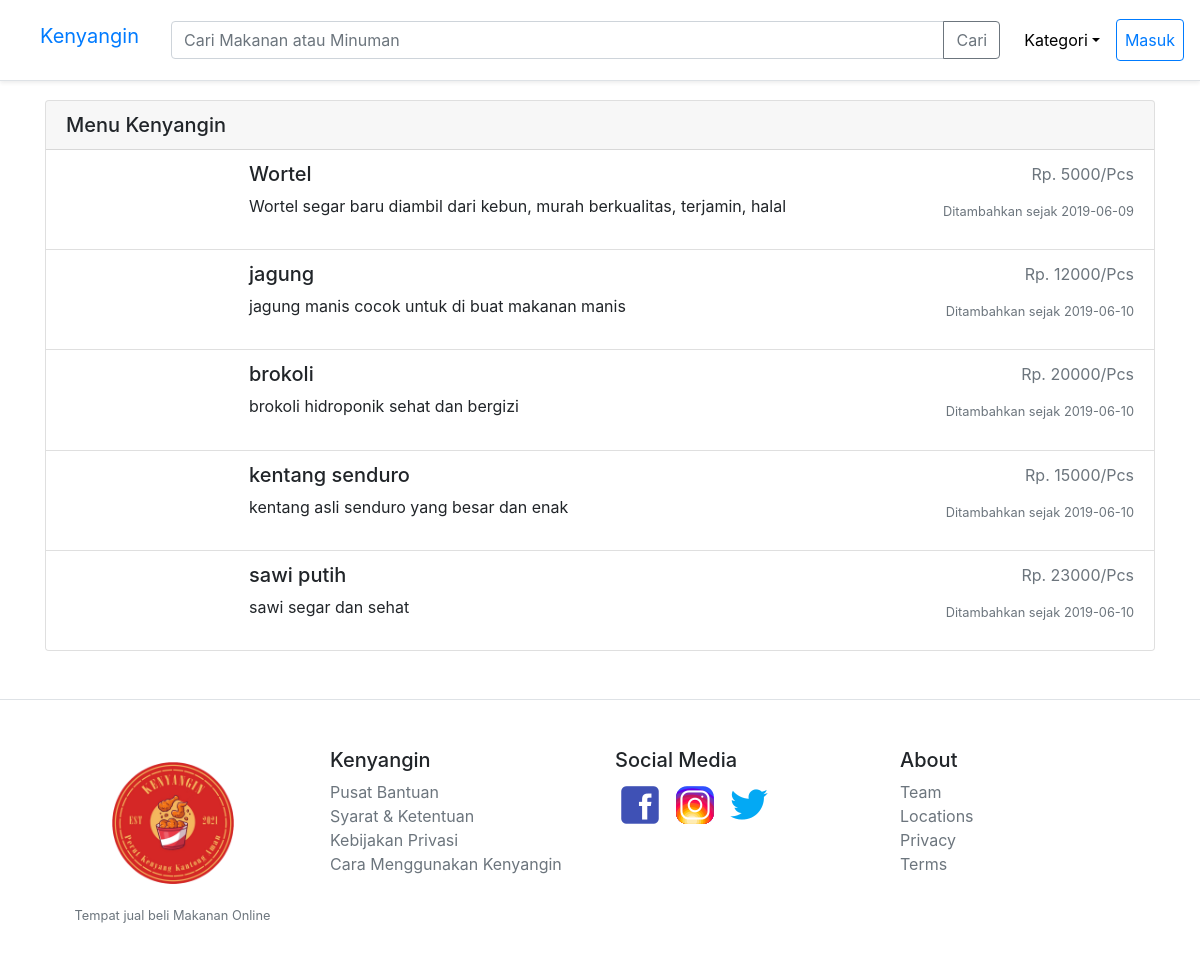
The app's page /kategori/makanan with its own data.
### tables this page shows
CREATE TABLE `barang` (
  `id` int(11) NOT NULL,
  `id_user` int(11) NOT NULL,
  `id_kategori` int(11) NOT NULL,
  `nama` varchar(50) NOT NULL,
  `harga` int(11) NOT NULL,
  `stok` double NOT NULL,
  `deskripsi` text NOT NULL,
  `created_at` date NOT NULL,
  `foto1` text NOT NULL,
  `foto2` text NOT NULL,
  `foto3` text NOT NULL,
  `foto4` text NOT NULL,
  `foto5` text NOT NULL,
  `foto6` text NOT NULL
);

### app/core/Controller.php (called while the page is built, shortened)
<?php
class Controller{
	public function view($view, $data = [])
	{
		require_once './app/views/'. $view. '.php';
	}
	public function model($model)
	{
		return new $model;
	}
}

### app/core/App.php (called while the page is built, shortened)
<?php
class App
{
    protected $method = 'index';
    protected $params = [];
    public function __construct()
    {
        $url = $this->parseURL();
        if (!empty($url)) {
            if (file_exists('./app/controllers/'. $url[0]. '.php')) {
                unset($url[0]);
            }
        }
        $this->controller = new $this->controller;
        if (!empty($url)) {
            if (isset($url[1])) {
                if (method_exists($this->controller, $url[1])) {
                    $this->method = $url[1];
                    unset($url[1]);
                }
            }
            $this->params = array_values($url);
        }
        call_user_func_array([$this->controller,$this->method],$this->params);
    }
    public function parseURL()
    {
        if (isset($_GET['url'])) {
            $url = rtrim($_GET['url'],'/');
            $url = filter_var($url, FILTER_SANITIZE_URL);
            $url = explode('/',$url);
            return $url;
        }
    }
}

### index.php (called while the page is built, shortened)
<?php
$app = new App;

### app/core/Database.php (called while the page is built, shortened)
<?php
class Database
{
	private $host = DB_HOST;
	private $user = DB_USER;
	private $pass = DB_PASS;
	private $db_name = DB_NAME;
	private $dbh;
	private $stmt;
	public function __construct()
	{
		$dsn = 'mysql:host=' . $this->host . ';dbname='. $this->db_name;
		$option = [
			PDO::ATTR_PERSISTENT => true,
			PDO::ATTR_ERRMODE => PDO::ERRMODE_EXCEPTION
		];
		try{
			$this->dbh = new PDO($dsn, $this->user, $this->pass, $option);
		} catch(PDOException $e){
			die($e->getMessage());
		}
	}
	public function query($query)
	{
		$this->stmt = $this->dbh->prepare($query);
	}
	public function bind($param, $value, $type = null)
	{
		if (is_null($type)) {
			switch (true) {
				case is_int($value):
					$type = PDO::PARAM_INT;
					break;
			}
		}
		$this->stmt->bindValue($param, $value, $type);
	}
	public function execute()
	{
		$this->stmt->execute();
	}
	public function resultSet()
	{
		$this->execute();
		return $this->stmt->fetchAll(PDO::FETCH_ASSOC);
	}
}

### app/models/Barang_model.php (called while the page is built, shortened)
<?php
class Barang_model
{
    private $db;
    function __construct()
    {
        $this->db = new Database;
    }
    public function getMakanan()
    {
        $query = "SELECT b.id as id, b.id_user as id_user , u.nama as nama_user , u.email as email , u.nomor_telepon as nomor_telepon , u.alamat as alamat , u.foto as foto_user, u.created_at as created_at_user , u.updated_at as updated_at_user , b.id_kategori as id_kategori , k.kategori as kategori , b.nama as nama , b.harga as harga , b.stok as stok , b.deskripsi as deskripsi , b.created_at as created_at , b.foto1 as foto1 , b.foto2 as foto2 , b.foto3 as foto3 , b.foto4 as foto4 , b.foto5  as foto5 , b.foto6 as foto6
        FROM barang b JOIN kategori k on (b.id_kategori=k.id)
        JOIN users u on (b.id_user=u.id)
        WHERE b.id_kategori = :id";
        $this->db->query($query);
        $this->db->bind('id', 1);
        return $this->db->resultSet();
    }
}

### app/views/kategori/index.php (the view, shortened to what this page needs)
<div class="container">
    <div class="card mt-5">
        <h5 class="card-header">
             Menu Kenyangin
        </h5>
        <ul class="list-group list-group-flush">
            <?php if (!$data['jenis_makanan']) { ?>
                <li class="list-group-item">
                    Kosong
                </li>
            <?php } else {
            foreach ($data['jenis_makanan'] as $kenyangin) : ?>
                <li class="list-group-item ">
                    <a class="card-link" href="<?= BASEURL ?>kenyangin/detail/<?= $kenyangin['id']; ?>">
                        <div class="row">
                            <div class="col-md-2 mb-3">
                            </div>
                            <div class="col-md-7">
                                <h5 class="text-body"><?= $kenyangin['nama']; ?></h5>
                                <p class="text-body"><?= $kenyangin['deskripsi']; ?></p>
                            </div>
                            <div class="col-md-3 d-flex align-items-end flex-column">
                                <p class="text-muted">Rp. <?= $kenyangin['harga']; ?>/Pcs</p>
                                <p class="text-muted small mt-auto">
                                    Ditambahkan sejak <?= $kenyangin['created_at']; ?> <br>
                                </p>
                            </div>
                        </div>
                    </a>
                </li>
            <?php endforeach;
        } ?>
        </ul>
    </div>
</div>

### app/controllers/kategori.php (shortened to what this page needs)
<?php
class kategori extends Controller
{
    public function makanan()
    {
        if (isset($_SESSION['id'])) {
            $data['judul'] = 'Kategori Makanan';
            $data['user'] = $this->model('User_model')->getUserByid($_SESSION['id']);
            $_SESSION['username'] = $data['user']['username'];
            $_SESSION['foto'] = $data['user']['foto'];
            $data['jenis_makanan'] = $this->model('Barang_model')->getMakanan();
            $this->view('templates/header', $data);
            $this->view('kategori/index', $data);
            $this->view('templates/footer');
        } else {
            $data['judul'] = 'Kategori Makanan';
            $data['jenis_makanan'] = $this->model('Barang_model')->getMakanan();
            $this->view('templates/header', $data);
            $this->view('kategori/index', $data);
            $this->view('templates/footer');
        }
    }
}

### app/views/templates/header.php (shortened to what this page needs)
<!DOCTYPE html>
<html>
<head>
	<link rel="stylesheet" type="text/css" href="<?= BASEURL ?>assets/css/bootstrap.css">
</head>
<body>
	<header class="navbar navbar-expand-md navbar-dark fixed-top bg-white border-bottom shadow-sm">
		<h5 class="p-2 font-weight-normal"><a href="<?= BASEURL ?>" class="nav-link">Kenyangin</a></h5>
		<div class="collapse navbar-collapse" id="navbars">
			<form id="cari" action="<?= BASEURL ?>kategori/cari" class="input-group p-2" method="POST">
				<input type="text" name="cari" class="form-control" autocomplete="off" placeholder="Cari Makanan atau Minuman" aria-label="cari" aria-describedby="cari" required>
				<div class="input-group-append">
					<button class="btn btn-outline-secondary" type="submit" id="cari">Cari</button>
				</div>
			</form>
			<ul class="nav nav-pills navbar-nav p-2">
				<li class="nav-item dropdown">
					<a class="nav-link dropdown-toggle" data-toggle="dropdown" href="#" role="button" aria-haspopup="true" aria-expanded="false" style="color:black">Kategori</a>
				</li>
			</ul>
			<?php Flasher::header() ?>
		</div>
	</header>

### app/core/Flasher.php (shortened to what this page needs)
<?php
class Flasher
{
    public static function header()
    {
        if (isset($_SESSION['username'])) {
            $username = $_SESSION['username'];
            $foto = $_SESSION['foto'];
            $fotoprofil = BASEURL . "/app/models/foto/$foto";
            $profil = BASEURL . "/profil";
            $kenyangin = BASEURL . "/kenyangin";
            $pengaturan = BASEURL . "/pengaturan";
            $keluar = BASEURL . "/home/keluar";
            echo "<ul class='nav nav-pills navbar-nav p-2'>
				<li class='nav-item dropdown '>
                    <a class='nav-link dropdown-toggle' href='#' id='akun' data-toggle='dropdown' role='button' aria-haspopup='true' aria-expanded='false' style='color:black'>
                    <img class = 'mr-2' src='$fotoprofil' width = '30px' height = '30px'>$username
                    </a>
					<div class='dropdown-menu dropdown-menu-right mt-2' aria-labelledby='akun'>
                        <a class='dropdown-item' href='$profil'>Profil</a>
                        <a class='dropdown-item' href='$kenyangin'>Kenyangin</a>
                        <a class='dropdown-item' href='$pengaturan'>Pengaturan</a>
                        <div class='dropdown-divider'></div>
						<a class='dropdown-item' href='$keluar'>Keluar</a>
					</div>
				</li>
			</ul>";
        } else {
            echo "<a class='nav navbar-nav btn btn-outline-primary p-2' href='#' data-toggle='modal' data-target='#formMasuk'>Masuk</a>";
        }
    }
}

### app/views/templates/footer.php (shortened to what this page needs)
<footer class="pt-4 my-md-5 pt-md-5 border-top">
	<div class="container">
		<div class="row">
			<div class="col-12 col-md">
				<center>
					<img class="mb-2" src="<?= BASEURL ?>assets/img/logo/logooo.png" alt="" width="150" height="150">
					<small class="d-block mb-3 text-muted">Tempat jual beli Makanan Online</small>
				</center>
			</div>
			<div class="col-6 col-md">
				<h5>Kenyangin</h5>
				<ul class="list-unstyled text-small">
					<li><a class="text-muted" href="<?= BASEURL ?>pusat_bantuan">Pusat Bantuan</a></li>
					<li><a class="text-muted" href="#">Syarat & Ketentuan</a></li>
					<li><a class="text-muted" href="#">Kebijakan Privasi</a></li>
					<li><a class="text-muted" href="#">Cara Menggunakan Kenyangin</a></li>
				</ul>
			</div>
			<div class="col-6 col-md">
				<h5>Social Media</h5>
				<ul class="list-unstyled text-small">
					<a class="text-muted" href="https:/www.facebook.com/"><img src="<?= BASEURL ?>assets/img/icon/icons8_Facebook_Old_50px.png" alt=""></a>
					<a class="text-muted" href="https:/www.instagram.com/"><img src="<?= BASEURL ?>assets/img/icon/icons8_instagram_new_50px.png" alt=""></a>
					<a class="text-muted" href="https:/www.twitter.com"><img src="<?= BASEURL ?>assets/img/icon/icons8_twitter_50px.png" alt=""></a>
				</ul>
			</div>
			<div class="col-6 col-md">
				<h5>About</h5>
				<ul class="list-unstyled text-small">
					<li><a class="text-muted" href="#">Team</a></li>
					<li><a class="text-muted" href="#">Locations</a></li>
					<li><a class="text-muted" href="#">Privacy</a></li>
					<li><a class="text-muted" href="#">Terms</a></li>
				</ul>
			</div>
		</div>
	</div>
</footer>
</body>
</html>

### records on screen
barang: nama "Wortel", deskripsi "Wortel segar baru diambil dari kebun, murah berkualitas, terjamin, halal", harga "5000", created_at "2019-06-09"
barang: nama "jagung", deskripsi "jagung manis cocok untuk di buat makanan manis", harga "12000", created_at "2019-06-10"
barang: nama "brokoli", deskripsi "brokoli hidroponik sehat dan bergizi", harga "20000", created_at "2019-06-10"
barang: nama "kentang senduro", deskripsi "kentang asli senduro yang besar dan enak", harga "15000", created_at "2019-06-10"
barang: nama "sawi putih", deskripsi "sawi segar dan sehat", harga "23000", created_at "2019-06-10"
